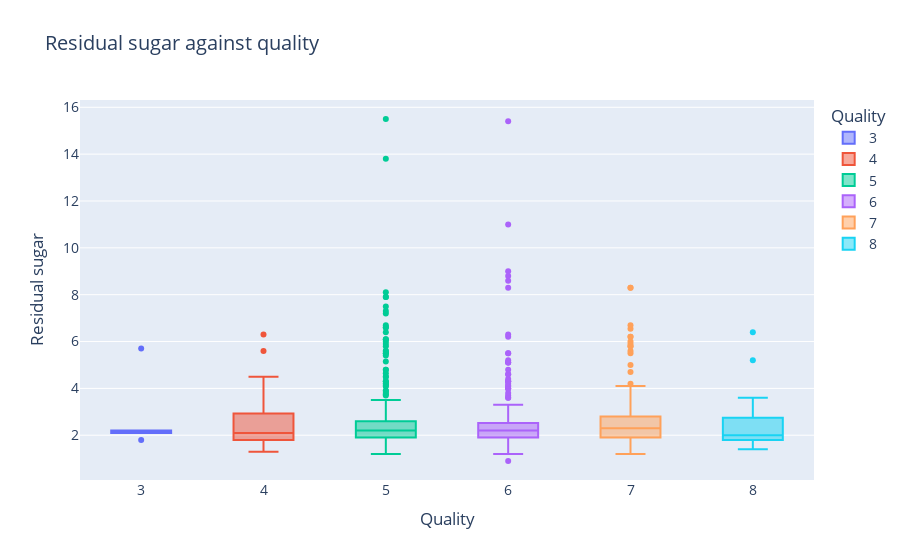

Source (notebook cell):
### Markdown cell above
#### vs Residual sugar

### Code cell
fig=go.Figure(data=boxplot_data(data,'residual sugar'))
fig.update_layout(title="Residual sugar against quality",
                    xaxis_title="Quality",
                    yaxis_title="Residual sugar",
                    legend_title="Quality",
                    font=dict(size=14))
fig.show()

### Figure 1 — Plotly figure (JSON) as saved in the notebook; plotly's stock layout.template omitted (floating-point values rounded to 4 significant figures; data arrays with more than 128 entries replaced by an {"elided": "..."} marker saying what was removed)
{"data": [{"name": "3", "type": "box", "y": [2.2, 2.1, 2.1, 2.1, 5.7, 1.8]}, {"name": "4", "type": "box", "y": [2.8, 2.1, 2.1, 1.5, 1.4, 3.4, 1.3, 1.6, 1.8, 2.1, 2, 3.3, 4.5, 2.3, 3.4, 2.2, 2.6, 1.6, 2.1, 2.5, 1.6, 2, 2.2, 5.6, 1.8, 2.5, 4.3, 2, 6.3, 3.9, 2.1, 2.3, 1.5]}, {"name": "5", "type": "box", "y": {"elided": "433 float values"}}, {"name": "6", "type": "box", "y": {"elided": "409 float values"}}, {"name": "7", "type": "box", "y": [1.2, 2, 1.8, 2.1, 1.8, 1.4, 2.6, 1.6, 2.2, 2.6, 5.6, 3.5, 2.5, 3.2, 3.65, 2.5, 3.4, 2.3, 2.95, 3.1, 5.8, 2.4, 4.2, 3, 6.7, 2.3, 2.1, 3.7, 1.7, 2.8, 2.5, 2.6, 6.55, 1.8, 2.9, 1.8, 2.8, 2.4, 5.8, 1.9, 2.8, 1.4, 1.6, 1.7, 2, 2.1, 2.3, 2.4, 1.6, 2.5, 1.7, 2.8, 2.4, 2.4, 6, 1.9, 3.3, 5, 2.6, 3.8, 4.1, 2.1, 1.8, 2.2, 2.1, 2.3, 5.9, 3.6, 2.2, 1.8, 2.05, 2, 3.6, 1.7, 2.2, 1.8, 2.4, 2.5, 6.2, 2.3, 4, 2.4, 2.4, 2.2, 1.5, 8.3, 8.3, 4.7, 1.5, 2.2, 2, 2, 1.7, 1.8, 5.5, 1.7, 6.2, 1.75, 2.1, 2.3, 2.5, 2.5, 1.9, 2.1, 2, 1.8, 1.7, 2.2, 2.5, 1.8, 2, 2.7, 2, 1.7, 2.1, 2.2, 2.2, 1.4, 2.4, 2.3, 1.7, 2.4]}, {"name": "8", "type": "box", "y": [3.6, 6.4, 1.4, 2.2, 5.2, 2.8, 2.6, 2, 1.8, 1.9, 2.5, 1.8, 1.7, 2, 1.8]}], "layout": {"font": {"size": 14}, "legend": {"title": {"text": "Quality"}}, "title": {"text": "Residual sugar against quality"}, "xaxis": {"title": {"text": "Quality"}}, "yaxis": {"title": {"text": "Residual sugar"}}}}
